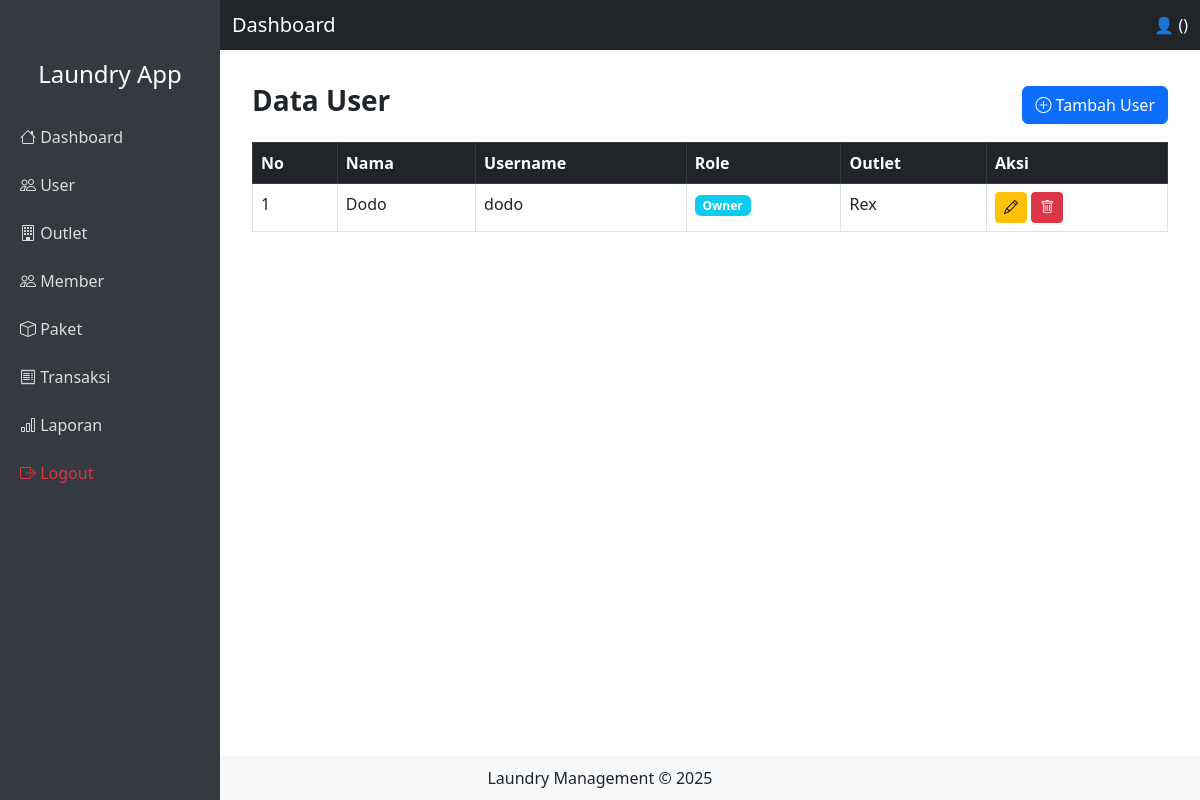
Screenshot of /pages/user/index.php with the database file from the repository.
### tables this page shows
CREATE TABLE `tb_user` (
  `id` int(11) NOT NULL,
  `nama` varchar(100) DEFAULT NULL,
  `username` varchar(30) DEFAULT NULL,
  `password` text DEFAULT NULL,
  `id_outlet` int(11) DEFAULT NULL,
  `role` enum('admin','kasir','owner') DEFAULT NULL
);

CREATE TABLE `tb_outlet` (
  `id` int(11) NOT NULL,
  `nama_outlet` varchar(100) DEFAULT NULL,
  `alamat` text DEFAULT NULL,
  `tlp` varchar(15) DEFAULT NULL
);

### pages/user/index.php (the view)
<?php
include "../../template/header.php";
include "../../config/database.php";
$sql = <<<SQL
  SELECT u.*, o.nama_outlet AS outlet_nama
  FROM tb_user u
  LEFT JOIN tb_outlet o ON u.id_outlet = o.id
SQL;
$q = mysqli_query($conn, $sql);
?>
<div class="container-fluid mt-5 pt-3">
  <div class="d-flex justify-content-between align-items-center mb-3">
    <h3 class="fw-bold">Data User</h3>
    <a href="add.php" class="btn btn-primary"><i class="bi bi-plus-circle"></i> Tambah User</a>
  </div>
  <table class="table table-bordered table-hover">
    <thead class="table-dark">
      <tr>
        <th>No</th><th>Nama</th><th>Username</th><th>Role</th><th>Outlet</th><th>Aksi</th>
      </tr>
    </thead>
    <tbody>
      <?php $no=1; while($row=mysqli_fetch_assoc($q)) { ?>
      <tr>
        <td><?= $no++; ?></td>
        <td><?= $row['nama']; ?></td>
        <td><?= $row['username']; ?></td>
        <td><span class="badge bg-info"><?= ucfirst($row['role']); ?></span></td>
        <td><?= $row['outlet_nama'] ?? '-'; ?></td>
        <td>
          <a href="edit.php?id=<?= $row['id']; ?>" class="btn btn-sm btn-warning"><i class="bi bi-pencil"></i></a>
          <a href="delete.php?id=<?= $row['id']; ?>" class="btn btn-sm btn-danger" onclick="return confirm('Yakin hapus?');"><i class="bi bi-trash"></i></a>
        </td>
      </tr>
      <?php } ?>
    </tbody>
  </table>
</div>
<?php include "../../template/footer.php"; ?>

### template/header.php (style rules this page uses)
body { min-height: 100vh; display: flex; flex-direction: column; }

### rows the page displays
tb_user: nama "Dodo", username "dodo", role "Owner", id_outlet.nama_outlet "Rex"
